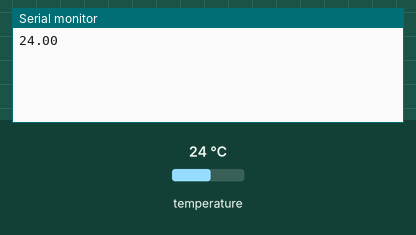
Recording of a sketch running on a simulated Arduino Uno, built with avr-gcc and run on an emulated ATmega328P. Parts: the last lines printed to the serial monitor. The inputs (shaded band) are chosen by the test bench; at power-on: temperature 24 °C.

Above: at 4.2 s.
4.3 s: temperature set to 12 °C
At 6.5 s:
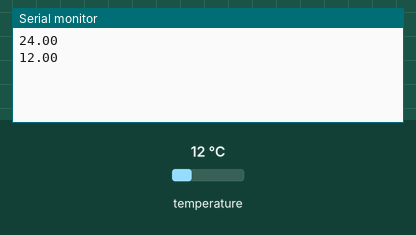
6.8 s: temperature set to 19 °C
At 7.8 s:
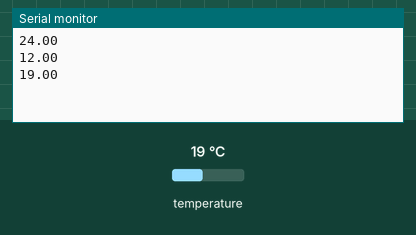
Timing chart, 0 to 9.8 s (numbered marks = the images above; inputs shaded):
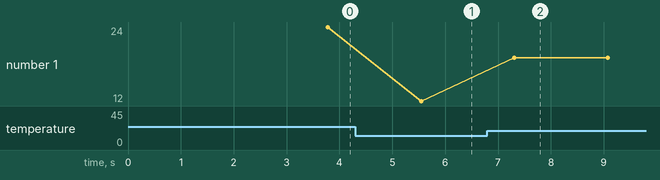

The sketch:

TemperatureSensor.ino
```cpp
#include <OneWire.h>
#include <DallasTemperature.h>

#define ONE_WIRE_BUS 4

OneWire oneWire(ONE_WIRE_BUS);
DallasTemperature sensors(&oneWire);
float celsius = 0;

void setup(){
      Serial.begin(9600);
      sensors.begin();
      delay(3000);
}

void loop(){
    sensors.requestTemperatures();
    celsius = sensors.getTempCByIndex(0);


    Serial.println(celsius);

    delay(1000);

}
```

Measured:
- after the input at 4.3 s, the serial monitor: prints a new line after 1.2 s (image 1)
- after the input at 6.8 s, the serial monitor: prints a new line after 0.51 s (image 2)
- plotted number 1: 24 → 12 after the input at 4.3 s, 12 → 19 after the input at 6.8 s
